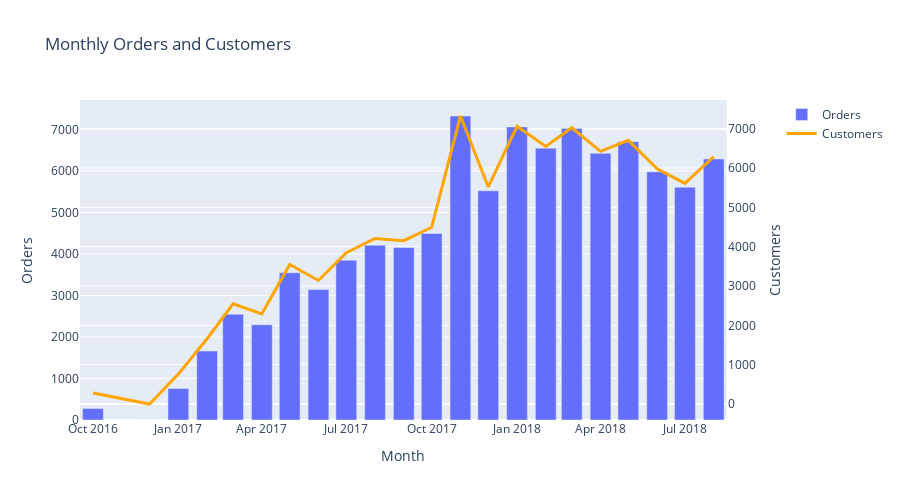

Notebook cell for this chart:
### Markdown cell above
### 4.3 - Orders and Customers Trend

### Code cell
fig = make_subplots(specs=[[{"secondary_y": True}]])

fig.add_trace(
    go.Bar(x=df_revenue['revenue_date'], y=df_revenue['total_orders'], name="Orders"),
    secondary_y=False
)

fig.add_trace(
    go.Scatter(x=df_revenue['revenue_date'], y=df_revenue['total_customers'], 
               name="Customers", line=dict(color='orange', width=3)),
    secondary_y=True
)

fig.update_xaxes(title_text="Month")
fig.update_yaxes(title_text="Orders", secondary_y=False)
fig.update_yaxes(title_text="Customers", secondary_y=True)
fig.update_layout(title="Monthly Orders and Customers", height=500)

fig.show()

### Figure 1 — Plotly figure (JSON) as saved in the notebook; plotly's stock layout.template omitted (floating-point values rounded to 4 significant figures)
{"data": [{"name": "Orders", "type": "bar", "x": ["2016-10-01", "2016-12-01", "2017-01-01", "2017-02-01", "2017-03-01", "2017-04-01", "2017-05-01", "2017-06-01", "2017-07-01", "2017-08-01", "2017-09-01", "2017-10-01", "2017-11-01", "2017-12-01", "2018-01-01", "2018-02-01", "2018-03-01", "2018-04-01", "2018-05-01", "2018-06-01", "2018-07-01", "2018-08-01"], "xaxis": "x", "y": [279, 1, 761, 1661, 2548, 2293, 3547, 3141, 3848, 4210, 4154, 4494, 7323, 5521, 7060, 6549, 7024, 6423, 6704, 5979, 5609, 6288], "yaxis": "y"}, {"line": {"color": "orange", "width": 3}, "name": "Customers", "type": "scatter", "x": ["2016-10-01", "2016-12-01", "2017-01-01", "2017-02-01", "2017-03-01", "2017-04-01", "2017-05-01", "2017-06-01", "2017-07-01", "2017-08-01", "2017-09-01", "2017-10-01", "2017-11-01", "2017-12-01", "2018-01-01", "2018-02-01", "2018-03-01", "2018-04-01", "2018-05-01", "2018-06-01", "2018-07-01", "2018-08-01"], "xaxis": "x", "y": [279, 1, 761, 1661, 2548, 2293, 3547, 3141, 3848, 4210, 4154, 4494, 7323, 5521, 7060, 6549, 7024, 6423, 6704, 5979, 5609, 6288], "yaxis": "y2"}], "layout": {"height": 500, "title": {"text": "Monthly Orders and Customers"}, "xaxis": {"anchor": "y", "domain": [0, 0.94], "title": {"text": "Month"}}, "yaxis": {"anchor": "x", "domain": [0, 1], "title": {"text": "Orders"}}, "yaxis2": {"anchor": "x", "overlaying": "y", "side": "right", "title": {"text": "Customers"}}}}
